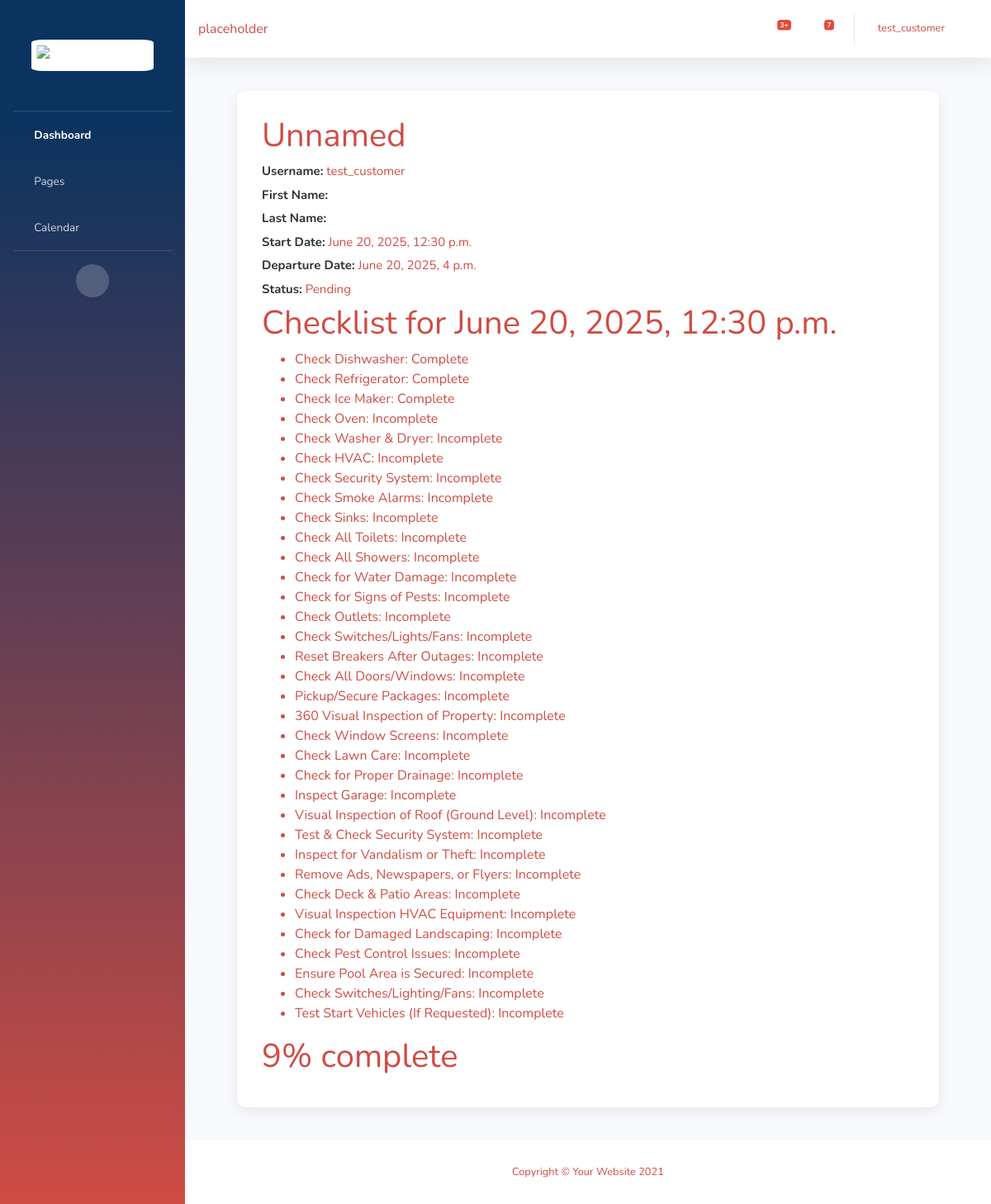
The app's page /info/1/ (signed in), older data.
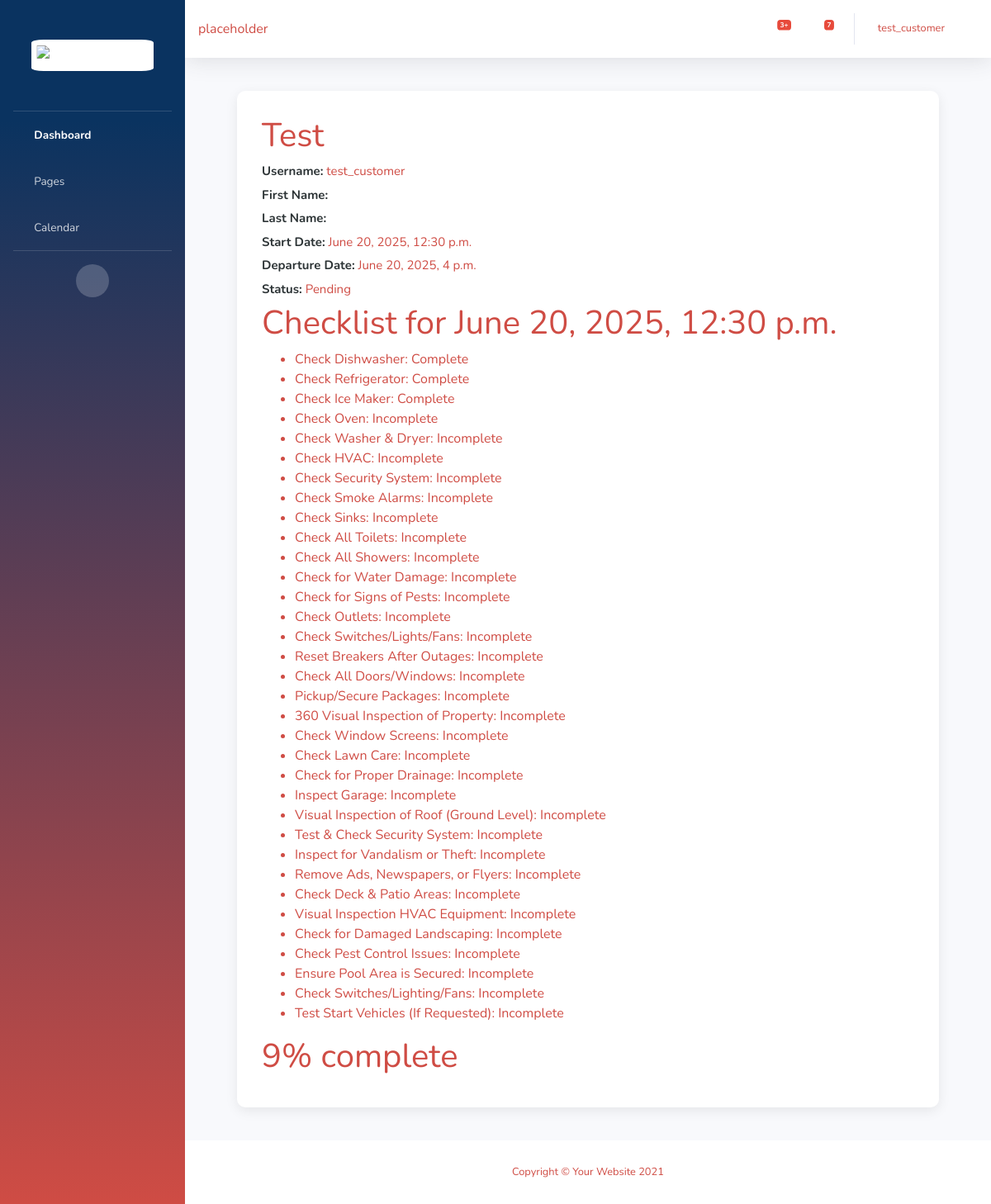
The same page, newer data.
### app/models.py (models this page shows, shortened)
class Checkup(models.Model):
    customer = models.ForeignKey(User, on_delete=models.CASCADE, blank=True,null=True)
    name = models.CharField(max_length=50,default="Unnamed")
    address = EncryptedCharField(max_length=100)
    contact = EncryptedCharField(max_length=150,blank=True,null=True)
    status = models.CharField(max_length=50,default='Pending')
    inspectors = models.ManyToManyField(User, related_name='inspector', default=1)
    startDT = models.DateTimeField(null=True)
    departDT = models.DateTimeField(null=True)
    comments = models.TextField(blank=True,null=True)
    def completion_percentage(self):
        total_items = self.items.count()
        if total_items == 0:
            return 0
        completed_items = self.items.filter(is_completed=True).count()
        return round((completed_items / total_items) * 100)

### app/views.py (the view, shortened to what this page needs)
# urls.py: path('info/<int:checkup_id>/', checkupCreate, name='Edit'),
@login_required
def checkupCreate(request, checkup_id=None):
    if checkup_id:
        checkup = get_object_or_404(Checkup, id=checkup_id)
        if (request.user==checkup.customer) and (request.user not in checkup.inspectors.all()):
            context = {'checkup': checkup,'percentage':checkup.completion_percentage()}
            return render(request, 'customerView.html', Context(request,context))
        else:
            if request.user not in checkup.inspectors.all():
                return redirect('Home')  # Redirect to a permission denied page or another page
    else:
        checkup = None

### app/models.py (called while the page is built)
def Context(request, extra=None):
    BasicContext = {'user':request.user}
    if extra != None:
        return {k: v for d in (BasicContext, extra) for k, v in d.items()}
    else:
        return BasicContext

### app/templates/customerView.html (shortened to what this page needs)
{% extends 'base.html' %} {% block content %}
<div class="main profile-container">
  <table class="checkup-table">
    <h1>{{ checkup.name }}</h1>
    {% if checkup.customer %}
    <p class="checkup-field"><strong>Username:</strong> {{ checkup.customer.username }}</p>
    <p class="checkup-field"><strong>First Name:</strong> {{ checkup.customer.first_name }}</p>
    <p class="checkup-field"><strong>Last Name:</strong> {{ checkup.customer.last_name }}</p>
    {% endif %}
    <p class="checkup-field"><strong>Start Date:</strong> {{ checkup.startDT }}</p>
    <p class="checkup-field"><strong>Departure Date:</strong> {{ checkup.departDT }}</p>
    <p class="checkup-field"><strong>Status:</strong> {{ checkup.status }}</p>
  </table>
  <h1>Checklist for {{ checkup.startDT }}</h1>
  <ul>
    {% for item in checkup.items.all %}
    <li>{{ item.description }}: {% if item.is_completed %}Complete{% else %}Incomplete{% endif %}</li>
    {% endfor %}
  </ul>
  <h1>{{ checkup.completion_percentage }}% complete</h1>
</div>
{% endblock %}

Row changes from the older to the newer data that the page shows:
changed Checkup "Pending": name "Unnamed" → "Test"
